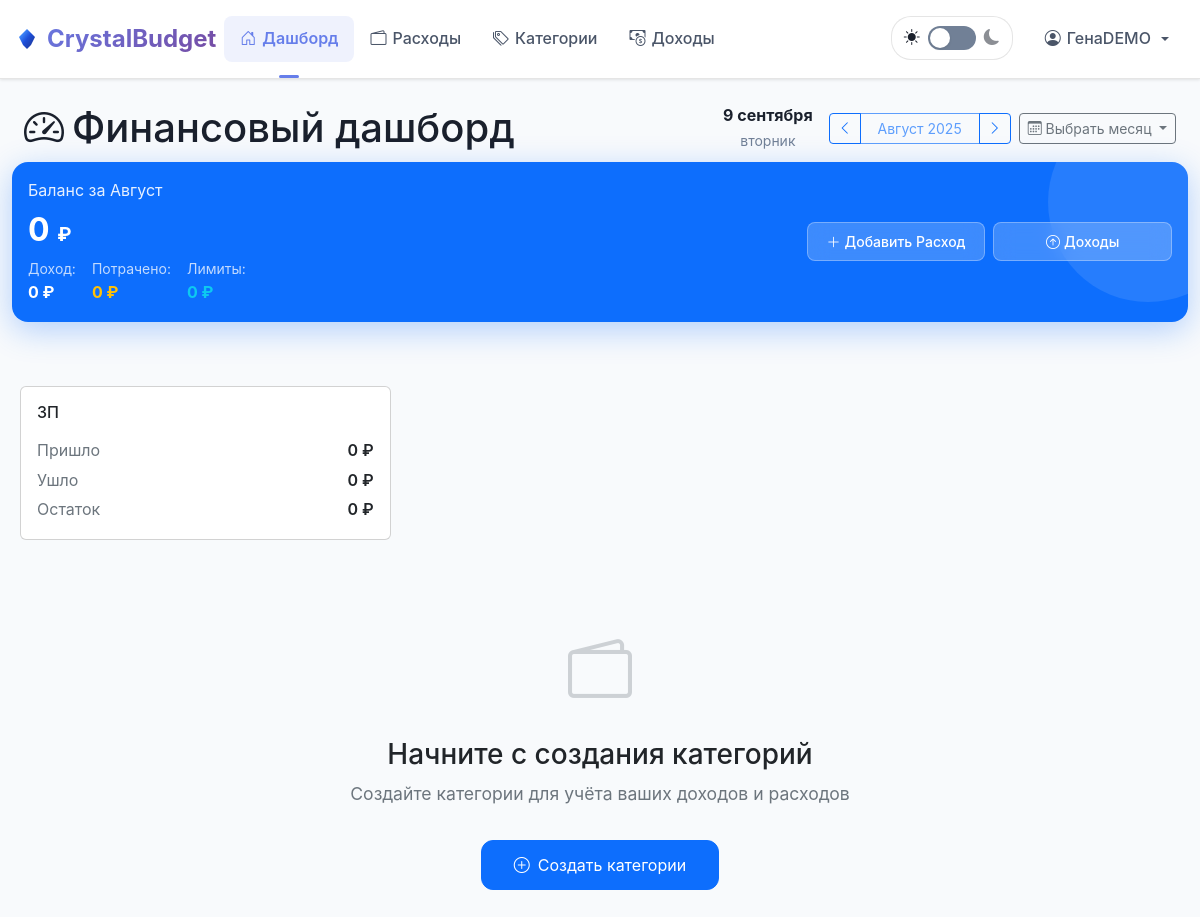
Page /dashboard?month=2025-08 (signed in) on the committed database.
### tables this page shows
CREATE TABLE income_sources (
            id INTEGER PRIMARY KEY AUTOINCREMENT,
            name TEXT NOT NULL,
            is_default BOOLEAN DEFAULT 0,
            user_id INTEGER NOT NULL,
            created_at TIMESTAMP DEFAULT CURRENT_TIMESTAMP,
            FOREIGN KEY (user_id) REFERENCES users (id) ON DELETE CASCADE
        );

### app.py (the view, shortened to what this page needs)
@app.route("/dashboard")
@login_required
def dashboard():
    month = request.args.get("month") or datetime.now().strftime("%Y-%m")
    conn = get_db()
    uid = session["user_id"]
    try:
        current_date = datetime.strptime(month, "%Y-%m")
        prev_month = (current_date.replace(day=1) - timedelta(days=1)).strftime("%Y-%m")
        next_month = (current_date.replace(day=28) + timedelta(days=4)).replace(day=1).strftime("%Y-%m")
        current_month_name = current_date.strftime("%B %Y")
        month_names_ru = {
            "January": "Январь", "February": "Февраль", "March": "Март", "April": "Апрель",
            "May": "Май", "June": "Июнь", "July": "Июль", "August": "Август",
            "September": "Сентябрь", "October": "Октябрь", "November": "Ноябрь", "December": "Декабрь"
        }
        eng_month_name = current_date.strftime("%B")
        current_month_name = f"{month_names_ru.get(eng_month_name, eng_month_name)} {current_date.year}"
        month_names = ["Январь", "Февраль", "Март", "Апрель", "Май", "Июнь",
                       "Июль", "Август", "Сентябрь", "Октябрь", "Ноябрь", "Декабрь"]
    except ValueError:
        month = datetime.now().strftime("%Y-%m")
        current_date = datetime.now()
        prev_month = (current_date.replace(day=1) - timedelta(days=1)).strftime("%Y-%m")
        next_month = (current_date.replace(day=28) + timedelta(days=4)).replace(day=1).strftime("%Y-%m")
        current_month_name = "Текущий месяц"
        month_names = ["Январь", "Февраль", "Март", "Апрель", "Май", "Июнь",
                       "Июль", "Август", "Сентябрь", "Октябрь", "Ноябрь", "Декабрь"]
    categories = conn.execute(
        "SELECT * FROM categories WHERE user_id=? ORDER BY name", (uid,)
    ).fetchall()
    income_sum = conn.execute(
        """
        SELECT COALESCE(SUM(amount), 0)
        FROM income_daily
        WHERE user_id = ? AND strftime('%Y-%m', date) = ?
        """,
        (uid, month),
    ).fetchone()[0]
    expenses_rows = conn.execute(
        """
        SELECT e.id, e.date, e.amount, e.note, c.name as category_name
        FROM expenses e
        JOIN categories c ON c.id = e.category_id
        WHERE e.user_id = ? AND e.month = ?
        ORDER BY e.date DESC, e.id DESC
        """,
        (uid, month),
    ).fetchall()
    spent_by_cat = conn.execute(
        """
        SELECT c.id, c.name, COALESCE(SUM(e.amount), 0) as spent
        FROM categories c
        LEFT JOIN expenses e ON e.category_id = c.id AND e.user_id = c.user_id AND e.month = ?
        WHERE c.user_id = ?
        GROUP BY c.id, c.name
        """,
        (month, uid),
    ).fetchall()
    rule_rows = conn.execute(
        "SELECT category_id, source_id FROM source_category_rules WHERE user_id=?",
        (uid,),
    ).fetchall()
    rule_map = {r["category_id"]: r["source_id"] for r in rule_rows}
    sources = conn.execute(
        "SELECT id, name FROM income_sources WHERE user_id=? ORDER BY name", (uid,)
    ).fetchall()
    income_by_source = {
        s["id"]: conn.execute(
            """
            SELECT COALESCE(SUM(amount),0) FROM income_daily
            WHERE user_id=? AND source_id=? AND strftime('%Y-%m', date)=?
            """,
            (uid, s["id"], month),
        ).fetchone()[0]
        for s in sources
    }
    limits = conn.execute(
        "SELECT id, name, limit_type, value FROM categories WHERE user_id=?",
        (uid,),
    ).fetchall()
    data = []
    expense_by_source = {s["id"]: 0.0 for s in sources}
    limits_by_source = {s["id"]: 0.0 for s in sources}
    source_balances = []
    for s in sources:
        sid = s["id"]
        inc = float(income_by_source.get(sid, 0.0))
        sp = float(expense_by_source.get(sid, 0.0))
        limits_total = float(limits_by_source.get(sid, 0.0))
        remaining_after_limits = inc - limits_total  # остается после всех запланированных лимитов
        source_balances.append(
            dict(source_id=sid, source_name=s["name"], income=inc, spent=sp,
                 rest=inc - sp, limits_total=limits_total, remaining_after_limits=remaining_after_limits)
        )
    conn.close()
    today = datetime.now().strftime("%Y-%m-%d")
    return render_template(
        "dashboard.html",
        categories=categories,
        expenses=expenses_rows,
        budget_data=data,
        income=income_sum,
        current_month=month,
        current_month_name=current_month_name,
        prev_month=prev_month,
        next_month=next_month,
        month_names=month_names,
        today=today,
        source_balances=source_balances,
        sources=sources,
    )

### templates/dashboard.html (shortened to what this page needs)
{% extends "base.html" %}
{% block content %}
<div class="row align-items-center justify-content-between header-row mb-4">
  <div class="col-auto">
    <h1 class="m-0 d-flex align-items-center gap-2">
      <i class="bi bi-speedometer2"></i> Финансовый дашборд
    </h1>
  </div>
  <div class="col-12 col-md-auto">
    <div class="d-flex align-items-center justify-content-between flex-wrap gap-3">
      <div class="text-center">
        <div class="fw-bold text-primary" id="current-date-display"></div>
        <small class="text-muted" id="current-day-display"></small>
      </div>
      <div class="d-flex align-items-center gap-2">
        <div class="btn-group" role="group">
          <a href="?month={{ prev_month }}" class="btn btn-outline-primary btn-sm">
            <i class="bi bi-chevron-left"></i>
          </a>
          <span class="btn btn-outline-primary btn-sm disabled d-none d-sm-inline" style="min-width: 120px;">
            {{ current_month_name }}
          </span>
          <a href="?month={{ next_month }}" class="btn btn-outline-primary btn-sm">
            <i class="bi bi-chevron-right"></i>
          </a>
        </div>
        <div class="dropdown">
          <button class="btn btn-sm btn-outline-secondary dropdown-toggle" type="button" data-bs-toggle="dropdown">
            <span class="d-none d-md-inline"><i class="bi bi-calendar3"></i> Выбрать месяц</span>
          </button>
      </div>
    </div>
  </div>
</div>
<div class="balance-hero p-3 mb-4">
  <div class="row align-items-center">
    <div class="col-md-8">
      <div class="balance-label">Баланс за {{ current_month_name.split()[0] }}</div>
      {% set total_spent = budget_data|map(attribute='spent')|sum %}
      <h2 class="balance-amount mb-2">{{ (income - total_spent)|format_amount }} <small style="font-size:0.6em">₽</small></h2>
      <div class="d-flex gap-3 flex-wrap">
        <div>
          <small class="d-block opacity-75">Доход:</small>
          <strong>{{ income|format_amount }} ₽</strong>
        </div>
        <div>
          <small class="d-block opacity-75">Потрачено:</small>
          <strong class="text-warning">{{ total_spent|format_amount }} ₽</strong>
        </div>
        <div class="d-none d-md-block">
          <small class="d-block opacity-75">Лимиты:</small>
          <strong class="text-info">{{ budget_data|map(attribute='limit')|sum|format_amount }} ₽</strong>
        </div>
      </div>
    </div>
    <div class="col-md-4 text-md-end mt-3 mt-md-0">
      <div class="balance-actions">
        <button type="button" class="btn btn-balance" data-bs-toggle="modal" data-bs-target="#expenseModal">
          <i class="bi bi-plus-lg me-1"></i><span class="d-none d-lg-inline">Добавить </span>Расход
        </button>
        <button type="button" class="btn btn-balance" data-bs-toggle="modal" data-bs-target="#incomeModal">
          <i class="bi bi-arrow-up-circle me-1"></i>Доходы
        </button>
      </div>
    </div>
  </div>
</div>
{% if source_balances and source_balances|length > 0 %}
<div class="row g-3 mb-4">
  {% for s in source_balances %}
  <div class="col-12 col-sm-6 col-lg-4">
    <div class="card source-card">
      <div class="card-body">
        <h6 class="mb-3">{{ s.source_name }}</h6>
        <div class="d-flex justify-content-between mb-1"><span class="k">Пришло</span><span class="v currency">{{ s.income|format_amount }} <span class="currency-display">{{ currency_symbol|default("₽") }}</span></span></div>
        <div class="d-flex justify-content-between mb-1"><span class="k">Ушло</span><span class="v currency">{{ s.spent|format_amount }} <span class="currency-display">{{ currency_symbol|default("₽") }}</span></span></div>
        <div class="d-flex justify-content-between">
          <span class="k">Остаток</span>
          <span class="v currency {% if s.rest < 0 %}text-danger{% endif %}">{{ s.rest|format_amount }} <span class="currency-display">{{ currency_symbol|default("₽") }}</span></span>
        </div>
      </div>
    </div>
  </div>
  {% endfor %}
</div>
{% endif %}
{% if budget_data %}
<div class="d-md-none mb-4">
  <h5 class="mb-3">Категории ({{ budget_data|length }})</h5>
  <div class="row g-3">
    {% for item in budget_data %}
      {% set progress_percent = (item.limit > 0 and (item.spent / item.limit * 100) or 0) | round(1) %}
      {% set rest = item.limit - item.spent %}
      {% set color_class = 'success' if progress_percent < 50 else ('warning' if progress_percent < 80 else 'danger') %}
      <div class="col-12">
        <div class="card category-card">
          <div class="category-color bg-{{ color_class }}"></div>
          <div class="card-body">
            <div class="d-flex align-items-center">
              <div class="category-icon bg-{{ color_class }}-subtle text-{{ color_class }}">
                <i class="bi bi-tag"></i>
              </div>
              <div class="flex-grow-1">
                <h6 class="mb-1 fw-bold">{{ item.category_name }}</h6>
                <div class="d-flex justify-content-between align-items-center">
                  <span class="text-muted small">{{ item.spent|format_amount }} / {{ item.limit|format_amount }} ₽</span>
                  <span class="badge bg-{{ color_class }}-subtle text-{{ color_class }}">{{ progress_percent }}%</span>
                </div>
              </div>
              <div class="progress-circle-wrapper">
                <svg class="progress-ring" viewBox="0 0 84 84">
                  <circle class="bg" cx="42" cy="42" r="40"></circle>
                  <circle class="progress progress-{{ color_class }}" cx="42" cy="42" r="40"
                          style="stroke-dashoffset: {{ 251.3 * (1 - progress_percent / 100) }}"></circle>
                </svg>
                <div class="progress-circle-text">{{ progress_percent }}%</div>
              </div>
            </div>
            <div class="category-stats">
              <div>
                <small class="text-muted">Осталось:</small>
                <div class="fw-semibold {{ 'text-danger' if rest < 0 else 'text-success' }}">{{ rest|format_amount }} ₽</div>
              </div>
              {% if item.source_name %}
              <div class="text-end">
                <small class="text-muted">Источник:</small>
                <div class="text-primary small fw-semibold">{{ item.source_name }}</div>
              </div>
              {% endif %}
            </div>
          </div>
        </div>
      </div>
    {% endfor %}
  </div>
</div>
<div class="d-none d-md-block modern-card">
  <div class="card-body table-wrap">
    <table class="table-modern w-100" id="categoriesTable">
      <thead>
        <tr>
          <th class="sortable" data-sort="category">
            Категория <i class="bi bi-arrow-down-up ms-1 sort-icon"></i>
          </th>
          <th class="text-end sortable hide-mobile" data-sort="limit">
            Лимит <i class="bi bi-arrow-down-up ms-1 sort-icon"></i>
          </th>
          <th class="text-end sortable" data-sort="spent">
            <span class="d-none d-md-inline">Потрачено</span>
            <span class="d-md-none">Трат</span>
            <i class="bi bi-arrow-down-up ms-1 sort-icon"></i>
          </th>
          <th class="sortable hide-mobile" data-sort="progress" style="min-width:200px">
            Прогресс <i class="bi bi-arrow-down-up ms-1 sort-icon"></i>
          </th>
          <th class="text-end sortable" data-sort="remaining">
            <span class="d-none d-md-inline">Остаток</span>
            <span class="d-md-none">Ост</span>
            <i class="bi bi-arrow-down-up ms-1 sort-icon"></i>
          </th>
          <th class="text-end sortable mobile-compact" data-sort="source">
            <span class="d-none d-md-inline">Источник дохода</span>
            <span class="d-md-none">Источник</span>
            <i class="bi bi-arrow-down-up ms-1 sort-icon"></i>
          </th>
        </tr>
      </thead>
      <tbody>
        {% for item in budget_data %}
          {% set progress_percent = (item.limit > 0 and (item.spent / item.limit * 100) or 0) | round(1) %}
          {% set rest = item.limit - item.spent %}
          {% set status_order = 3 if item.spent > item.limit else (2 if item.limit > 0 and (item.spent / item.limit) > 0.8 else 1) %}
          <tr data-category="{{ item.category_name }}"
              data-limit="{{ item.limit }}"
              data-spent="{{ item.spent }}"
              data-progress="{{ progress_percent }}"
              data-remaining="{{ rest }}"
              data-status="{{ status_order }}"
              data-source="{{ item.source_name or 'Не привязано' }}">
            <td class="cell-title">
              {{ item.category_name }}
              <div class="d-md-none small text-muted mt-1">
                Лимит: {{ item.limit|format_amount }} {{ currency_symbol|default("₽") }}
              </div>
            </td>
            <td class="text-end currency hide-mobile">{{ item.limit|format_amount }} <span class="currency-display">{{ currency_symbol|default("₽") }}</span></td>
            <td class="text-end currency {{ 'text-danger' if item.spent > item.limit else '' }}">
              {{ item.spent|format_amount }} <span class="currency-display">{{ currency_symbol|default("₽") }}</span>
              <div class="d-md-none mt-1">
                <div class="progress" style="height: 6px;">
                  <div class="progress-bar {% if progress_percent < 50 %}bg-success{% elif progress_percent < 80 %}bg-warning{% else %}bg-danger{% endif %}"
                       role="progressbar"
                       style="width: {{ [progress_percent, 100] | min }}%;">
                  </div>
                </div>
                <small class="text-muted">{{ progress_percent }}%</small>
              </div>
            </td>
            <td class="hide-mobile">
              <div class="d-flex align-items-center gap-2">
                <div class="flex-grow-1">
                  <div class="progress">
                    <div class="progress-bar {% if progress_percent < 50 %}bg-success{% elif progress_percent < 80 %}bg-warning{% else %}bg-danger{% endif %}"
                         role="progressbar"
                         style="width: {{ [progress_percent, 100] | min }}%;">
                    </div>
                  </div>
                </div>
                <small class="text-muted" style="width:48px;text-align:right;">{{ progress_percent }}%</small>
              </div>
            </td>
            <td class="text-end currency {{ 'text-danger' if rest < 0 else 'text-success' }}">{{ rest|format_amount }} <span class="currency-display">{{ currency_symbol|default("₽") }}</span></td>
            <td class="text-end mobile-compact">
              {% if item.source_name %}
                <span class="d-none d-md-inline text-primary small">{{ item.source_name }}</span>
                <span class="d-md-none text-primary small">{{ item.source_name[:8] }}{{ '...' if item.source_name|length > 8 else '' }}</span>
              {% else %}
                <span class="text-muted small">
                  <span class="d-none d-md-inline">Не привязано</span>
                  <span class="d-md-none">—</span>
                </span>
              {% endif %}
            </td>
          </tr>
        {% endfor %}
      </tbody>
    </table>
  </div>
</div>
{% else %}
<div class="empty-state">
  <div class="empty-state-icon">
    <i class="bi bi-wallet2"></i>
  </div>
  <h3>Начните с создания категорий</h3>
  <p>Создайте категории для учёта ваших доходов и расходов</p>
  <a href="{{ url_for('categories') }}" class="btn btn-primary btn-lg">
    <i class="bi bi-plus-circle me-2"></i>Создать категории
  </a>
</div>
{% endif %}
{% endblock %}

### rows in the picture
income_sources: source_name "ЗП", income "0", currency_symbol "₽", spent "0", rest "0"

### other values in the picture
{{ session.name or session.email }} "ГенаDEMO"
{{ current_month_name }} "Август 2025"
{{ current_month_name.split()[0] }} "Август"
{{ (income - total_spent)|format_amount }} "0"
{{ income|format_amount }} "0"
{{ total_spent|format_amount }} "0"
{{ budget_data|map(attribute='limit')|sum|format_amount }} "0"
